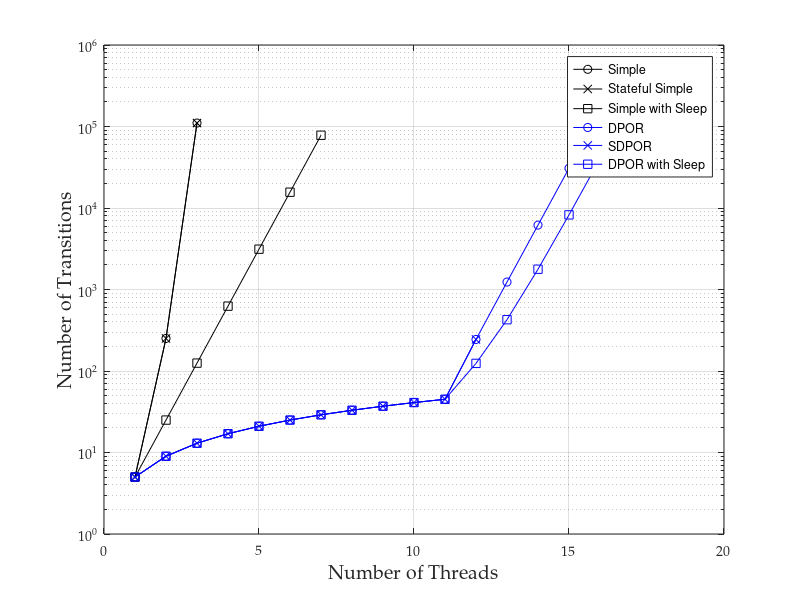

This chart was generated by the following MATLAB code:
%% importing data
transitions = dlmread('indexer_trans_data.csv', ',', 1, 1);
% convert 0 values to NaNs, as these don't plot
transitions(transitions==0)=nan;
threads = [1:16];

%% plotting lines

semilogy(threads, transitions(:, 1), 'ko-')
hold on
semilogy(threads, transitions(:, 2), 'kx-')
semilogy(threads, transitions(:, 3), 'ks-')
semilogy(threads, transitions(:, 4), 'bo-')
semilogy(threads, transitions(:, 5), 'bx-')
semilogy(threads, transitions(:, 6), 'bs-')
hold off
grid on

%% adding legend and axis labels
set(gca, 'FontName', 'Palatino Linotype');
legend('Simple', 'Stateful Simple', 'Simple with Sleep', ...
	'DPOR', 'SDPOR', 'DPOR with Sleep', 'Location','northeast');
xlabel('Number of Threads', 'fontsize', 14);
ylabel('Number of Transitions', 'fontsize', 14)